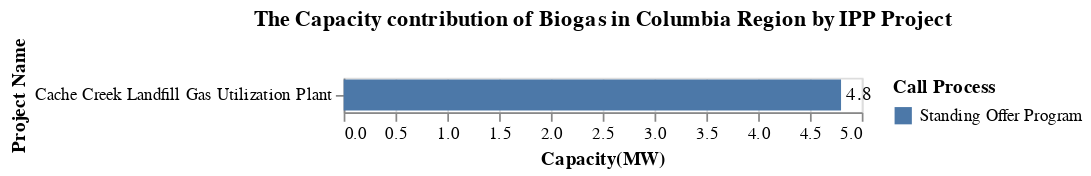

Notebook code for this chart:
### Code cell
title = alt.TitleParams('The Capacity contribution of Biogas in Columbia Region by IPP Project')

capacity_IPP = alt.Chart(data_CR, title = title).mark_bar().encode(
                    alt.Y('Project_name', title='Project Name',sort='x'),
                    alt.X('sum(Capacity(MW))', title='Capacity(MW)'),
                    alt.Color('Call_process', title = 'Call Process')).properties( width=300)
cap_CR_Loc_chart = capacity_IPP + capacity_IPP.mark_text(
    color = 'black', align='left', dx = 3).encode(text='sum(Capacity(MW))',color=alt.value('black'))
cap_CR_Loc_chart

### Figure 1 — Vega-Lite specification as saved in the notebook (floating-point values rounded to 4 significant figures)
{"config": {"view": {"continuousWidth": 300, "continuousHeight": 300}}, "layer": [{"mark": {"type": "bar"}, "encoding": {"color": {"field": "Call_process", "title": "Call Process", "type": "nominal"}, "x": {"aggregate": "sum", "field": "Capacity(MW)", "title": "Capacity(MW)", "type": "quantitative"}, "y": {"field": "Project_name", "sort": "x", "title": "Project Name", "type": "nominal"}}, "title": {"text": "The Capacity contribution of Biogas in Columbia Region by IPP Project"}}, {"mark": {"type": "text", "align": "left", "color": "black", "dx": 3}, "encoding": {"color": {"value": "black"}, "text": {"aggregate": "sum", "field": "Capacity(MW)", "type": "quantitative"}, "x": {"aggregate": "sum", "field": "Capacity(MW)", "title": "Capacity(MW)", "type": "quantitative"}, "y": {"field": "Project_name", "sort": "x", "title": "Project Name", "type": "nominal"}}, "title": {"text": "The Capacity contribution of Biogas in Columbia Region by IPP Project"}}], "data": {"name": "data-d1ede66f5ba7294c5e38600d784959ac"}, "width": 300, "$schema": "https://vega.github.io/schema/vega-lite/v5.20.1.json", "datasets": {"data-d1ede66f5ba7294c5e38600d784959ac": [{"Sub_region": "Kelly Lake Nicola", "Project_name": "Cache Creek Landfill Gas Utilization Plant", "IPP_seller": "Wastech Services Ltd.", "Location": "Cache Creek", "Type": "Biogas", "Year": "2010", "Call_process": "Standing Offer Program", "Capacity(MW)": 4.8, "Energy(GWh/yr)": 35.6, "Region": "Columbia Region"}]}}
